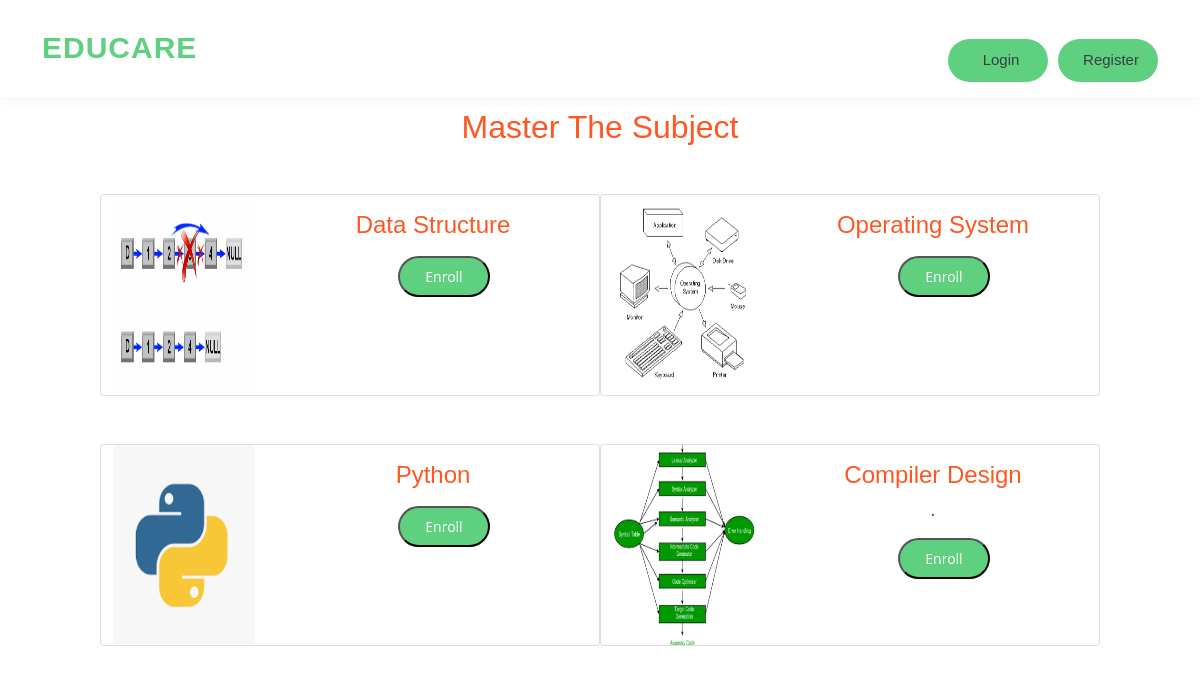
The app's page /curriculum/computer-science-and-engineering/ with its own data.
### curriculum/models.py (models this page shows, shortened)
class Subject(models.Model):
    subject_id = models.CharField(max_length=100, unique=True)
    name = models.CharField(max_length=100)
    slug = models.SlugField(null=True, blank=True)
    Branch = models.ForeignKey(Branch, on_delete=models.CASCADE, related_name='subjects')
    image = models.ImageField(upload_to=save_subject_image, blank=True, verbose_name='Subject Image')
    description = models.TextField(max_length=500,blank=True)

### curriculum/views.py (the view)
# urls.py: path('<slug:slug>/', views.SubjectListView.as_view(), name='subject_list'),
class SubjectListView(DetailView):
    context_object_name = 'branch_names'
    model = Branch
    template_name = 'curriculum/Subject_List_View.html'

### templates/curriculum/Subject_List_View.html (shortened to what this page needs)
{% extends 'base.html' %}
{% load static %}
{% block content %}
<section id="best-features" class="text-center">
  <h2 class="mb-5 mt-5 font-weight-bold" style="color:#ff5722;">Master The Subject</h2>
  <div class="row d-flex justify-content-center mb-3">
    {% for subject in branch_names.subjects.all %}
    <div class="card mb-5 mr-4 ml-4 box-shadow-hover" style="max-width: 500px;">
      <div class="row no-gutters">
        <div class="col-md-4">
          <img src="{{subject.image.url|default_if_none:'#'}}" class="card-img" alt="No image found" height="200px"
            width="200px">
        </div>
        <div class="col-md-8">
          <div class="card-body">
            <h4 class="card-title" style="color:#ff5722;">{{subject.name}}</h4>
            <p class="card-text">{{subject.description|truncatechars:75}}</p>
            <a href="{% url 'curriculum:lesson_list' slug=subject.slug Branch=branch_names.slug %}"><button
                class="get-started-btn"> <span> Enroll </span></button></a>
          </div>
        </div>
      </div>
    </div>
    {% endfor %}
  </div>
</section>
{%endblock%}

### static/css/style.css (style rules this page uses)
body { font-family: "Open Sans", sans-serif; color: #444444; }
a { color: #5fcf80; text-decoration: none; }
h1, h2, h3, h4, h5, h6 { font-family: "Raleway", sans-serif; }
.get-started-btn { margin-left: 22px; background: #5fcf80; color: #fff; border-radius: 50px; padding: 8px 25px; white-space: nowrap; transition: 0.3s; font-size: 14px; display: inline-block; }
section { padding: 60px 0; overflow: hidden; }

### records on screen
Subject: image (picture), name "Data Structure"
Subject: image (picture), name "Operating System"
Subject: image (picture), name "Python"
Subject: image (picture), name "Compiler Design", description "."
